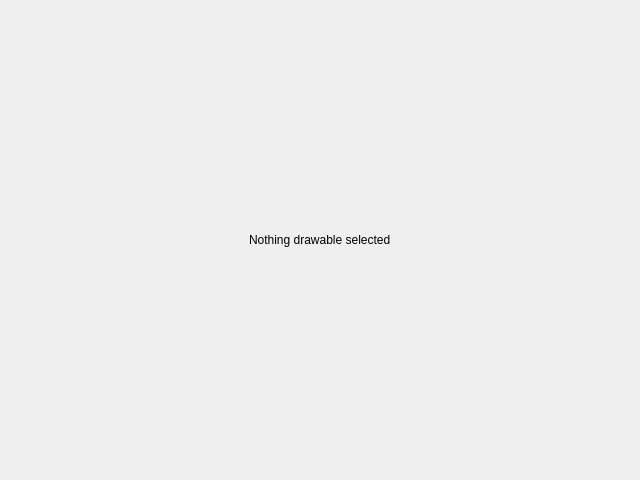
<?xml version="1.0" encoding="UTF-8"?>
<ui version="4.0">
 <class>ChartWidget</class>
 <widget class="QStackedWidget" name="ChartWidget">
  <property name="geometry">
   <rect>
    <x>0</x>
    <y>0</y>
    <width>640</width>
    <height>480</height>
   </rect>
  </property>
  <property name="windowTitle">
   <string>StackedWidget</string>
  </property>
  <widget class="QWidget" name="nothing_page">
   <layout class="QVBoxLayout" name="verticalLayout_2">
    <item>
     <spacer name="verticalSpacer">
      <property name="orientation">
       <enum>Qt::Vertical</enum>
      </property>
      <property name="sizeHint" stdset="0">
       <size>
        <width>20</width>
        <height>40</height>
       </size>
      </property>
     </spacer>
    </item>
    <item>
     <layout class="QHBoxLayout" name="horizontalLayout_2">
      <item>
       <spacer name="horizontalSpacer_2">
        <property name="orientation">
         <enum>Qt::Horizontal</enum>
        </property>
        <property name="sizeHint" stdset="0">
         <size>
          <width>40</width>
          <height>20</height>
         </size>
        </property>
       </spacer>
      </item>
      <item>
       <widget class="QLabel" name="label_2">
        <property name="text">
         <string>Nothing drawable selected</string>
        </property>
       </widget>
      </item>
      <item>
       <spacer name="horizontalSpacer_3">
        <property name="orientation">
         <enum>Qt::Horizontal</enum>
        </property>
        <property name="sizeHint" stdset="0">
         <size>
          <width>40</width>
          <height>20</height>
         </size>
        </property>
       </spacer>
      </item>
     </layout>
    </item>
    <item>
     <spacer name="verticalSpacer_2">
      <property name="orientation">
       <enum>Qt::Vertical</enum>
      </property>
      <property name="sizeHint" stdset="0">
       <size>
        <width>20</width>
        <height>40</height>
       </size>
      </property>
     </spacer>
    </item>
   </layout>
  </widget>
  <widget class="QWidget" name="chart_page">
   <layout class="QVBoxLayout" name="verticalLayout">
    <item>
     <widget class="QWidget" name="charts" native="true">
      <property name="sizePolicy">
       <sizepolicy hsizetype="Preferred" vsizetype="Expanding">
        <horstretch>0</horstretch>
        <verstretch>0</verstretch>
       </sizepolicy>
      </property>
     </widget>
    </item>
    <item>
     <widget class="QScrollBar" name="x_scroll">
      <property name="orientation">
       <enum>Qt::Horizontal</enum>
      </property>
     </widget>
    </item>
    <item>
     <layout class="QHBoxLayout" name="horizontalLayout">
      <item>
       <spacer name="horizontalSpacer">
        <property name="orientation">
         <enum>Qt::Horizontal</enum>
        </property>
        <property name="sizeHint" stdset="0">
         <size>
          <width>40</width>
          <height>20</height>
         </size>
        </property>
       </spacer>
      </item>
      <item>
       <widget class="QLabel" name="zoom_in_label">
        <property name="sizePolicy">
         <sizepolicy hsizetype="Preferred" vsizetype="Ignored">
          <horstretch>0</horstretch>
          <verstretch>0</verstretch>
         </sizepolicy>
        </property>
        <property name="font">
         <font>
          <pointsize>16</pointsize>
          <weight>75</weight>
          <bold>true</bold>
         </font>
        </property>
        <property name="toolTip">
         <string>zoom out</string>
        </property>
        <property name="text">
         <string>-</string>
        </property>
       </widget>
      </item>
      <item>
       <widget class="QSlider" name="zoom_slider">
        <property name="sizePolicy">
         <sizepolicy hsizetype="Preferred" vsizetype="Fixed">
          <horstretch>0</horstretch>
          <verstretch>0</verstretch>
         </sizepolicy>
        </property>
        <property name="orientation">
         <enum>Qt::Horizontal</enum>
        </property>
       </widget>
      </item>
      <item>
       <widget class="QLabel" name="label">
        <property name="sizePolicy">
         <sizepolicy hsizetype="Preferred" vsizetype="Fixed">
          <horstretch>0</horstretch>
          <verstretch>0</verstretch>
         </sizepolicy>
        </property>
        <property name="font">
         <font>
          <pointsize>16</pointsize>
          <weight>75</weight>
          <bold>true</bold>
         </font>
        </property>
        <property name="toolTip">
         <string>zoom in</string>
        </property>
        <property name="text">
         <string>+</string>
        </property>
       </widget>
      </item>
     </layout>
    </item>
   </layout>
  </widget>
  <widget class="QWidget" name="tag_page"/>
 </widget>
 <resources/>
 <connections/>
</ui>
